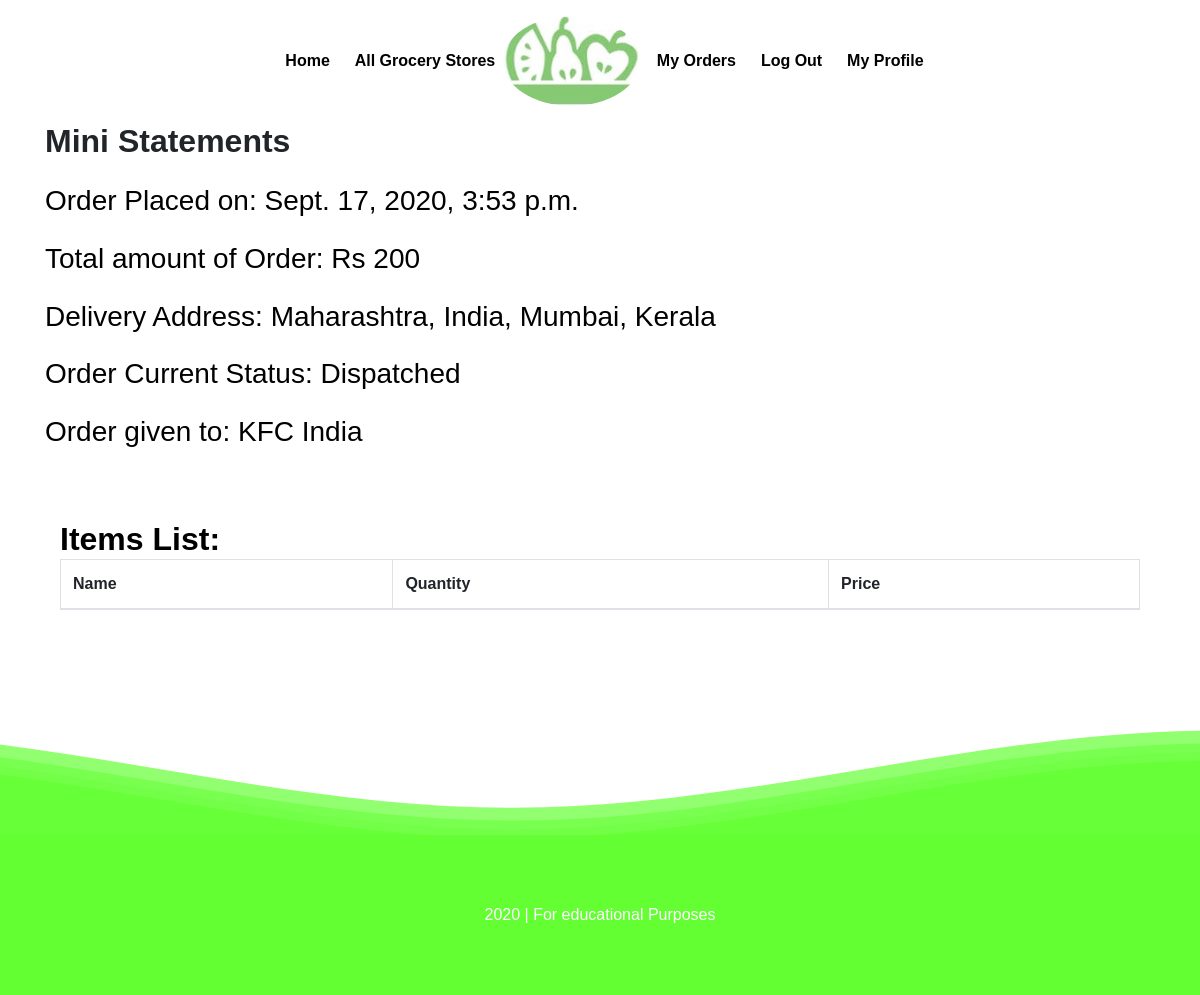
Before: /profile/user/orderhistory/ (signed in) with the older database file.
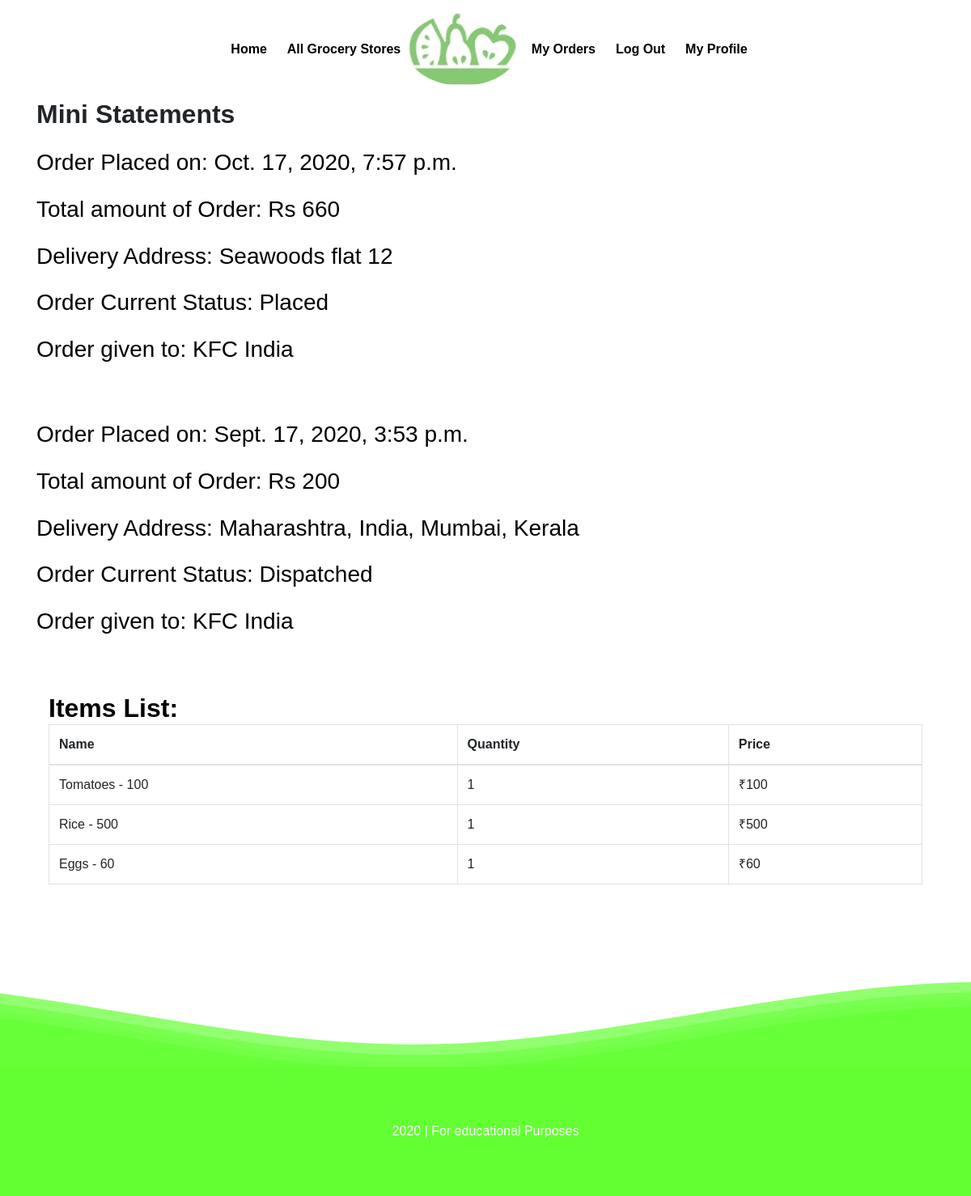
After: the same page with the newer database file.
### webapp/models.py (models this page shows, shortened)
class Order(models.Model):
    id = models.AutoField(primary_key=True)
    total_amount = models.IntegerField(default=0)
    timestamp = models.DateTimeField(auto_now_add=True)
    delivery_addr = models.CharField(max_length=50, blank=True)
    orderedBy = models.ForeignKey(User, on_delete=models.CASCADE)
    r_id = models.ForeignKey(Restaurant, on_delete=models.CASCADE)
    ORDER_STATE_WAITING = "Waiting"
    ORDER_STATE_PLACED = "Placed"
    ORDER_STATE_ACKNOWLEDGED = "Acknowledged"
    ORDER_STATE_COMPLETED = "Completed"
    ORDER_STATE_CANCELLED = "Cancelled"
    ORDER_STATE_DISPATCHED = "Dispatched"
    ORDER_STATE_CHOICES = (
        (ORDER_STATE_WAITING, ORDER_STATE_WAITING),
        (ORDER_STATE_PLACED, ORDER_STATE_PLACED),
        (ORDER_STATE_ACKNOWLEDGED, ORDER_STATE_ACKNOWLEDGED),
        (ORDER_STATE_COMPLETED, ORDER_STATE_COMPLETED),
        (ORDER_STATE_CANCELLED, ORDER_STATE_CANCELLED),
        (ORDER_STATE_DISPATCHED, ORDER_STATE_DISPATCHED)
    )
    status = models.CharField(
        max_length=50, choices=ORDER_STATE_CHOICES, default=ORDER_STATE_WAITING)

class Restaurant(models.Model):
    user = models.OneToOneField(
        settings.AUTH_USER_MODEL, on_delete=models.CASCADE)
    rname = models.CharField(max_length=100, blank=False)
    info = models.CharField(max_length=40, blank=False)
    min_ord = models.CharField(max_length=5, blank=False)
    location = models.CharField(max_length=40, blank=False)
    r_logo = models.FileField(blank=False)
    REST_STATE_OPEN = "Open"
    REST_STATE_CLOSE = "Closed"
    REST_STATE_CHOICES = (
        (REST_STATE_OPEN, REST_STATE_OPEN),
        (REST_STATE_CLOSE, REST_STATE_CLOSE)
    )
    status = models.CharField(
        max_length=50, choices=REST_STATE_CHOICES, default=REST_STATE_OPEN, blank=False)
    approved = models.BooleanField(blank=False, default=True)
    def __str__(self):
        return self.rname

class Menu(models.Model):
    id = models.AutoField(primary_key=True)
    item_id = models.ForeignKey(Item, on_delete=models.CASCADE)
    r_id = models.ForeignKey(Restaurant, on_delete=models.CASCADE)
    price = models.IntegerField(blank=False)
    quantity = models.IntegerField(blank=False, default=0)
    def __str__(self):
        return self.item_id.fname+' - '+str(self.price)

class Item(models.Model):
    objects = models.Manager()
    id = models.AutoField(primary_key=True)
    fname = models.CharField(max_length=30, blank=False)
    category = models.CharField(max_length=50, blank=False)
    image = models.FileField(blank=True)
    description = models.TextField(max_length=500, default='')

### webapp/views.py (the view)
class OrderHistoryView(TemplateView):
    template_name = 'webapp/orderhistory.html'
    def get(self, request):
        all_histories = Order.objects.all().order_by('-timestamp')
        histories = all_histories.filter(orderedBy=request.user)
        orders = Order.objects.all().order_by(
            '-timestamp').filter(orderedBy=request.user)
        corders = []
        for order in orders:
            user = User.objects.filter(id=order.orderedBy.id)
            user = user[0]
            corder = []
            if user.is_restaurant:
                corder.append(user.restaurant.rname)
                corder.append(user.restaurant.info)
            else:
                corder.append(user.customer.f_name)
            items_list = orderItem.objects.filter(ord_id=order)
            items = []
            for item in items_list:
                citem = []
                citem.append(item.item_id)
                citem.append(item.quantity)
                menu = Menu.objects.filter(id=item.item_id.id)
                citem.append(menu[0].price*item.quantity)
                menu = 0
                items.append(citem)
            corder.append(items)
            corders.append(corder)
        args = {
            'histories': histories,
            'orders': corders
        }
        return render(request, self.template_name, args)

### webapp/templates/webapp/orderhistory.html (shortened to what this page needs)
{% extends 'webapp/base.html' %}
{% block body %}
<div class="container">
    <h2 style="font-weight: bolder;">Mini Statements</h2><br>
    {% for history in histories %}
    <h3 style="color: black;">Order Placed on: {{history.timestamp}}</h3> <br>
    <h3 style="color: black;">Total amount of Order: Rs {{history.total_amount}}</h3> <br>
    <h3 style="color: black;">Delivery Address: {{history.delivery_addr}}</h3> <br>
    <h3 style="color: black;">Order Current Status: {{history.status}}</h3><br>
    <h3 style="color: black;">Order given to: {{history.r_id}}</h3>
    <br><br><br>
    {% endfor %}
    <div class="col-md-12 order-form-grid  wow fadeInLeft">
        <h2 style="color: black; font-weight: bolder;">Items List:</h2>
        <div>
            <table class="table table-hover table-bordered">
                <thead>
                    <th>
                        Name
                    </th>
                    <th>
                        Quantity
                    </th>
                    <th>
                        Price
                    </th>
                </thead>
                {% for order in orders %}
                {% for x in order.1 %}
                <tr>
                    <td>{{x.0}}</td>
                    <td>{{x.1}}</td>
                    <td>&#x20b9;{{x.2}}</td>
                </tr>
                {% endfor %}
                {% endfor %}
            </table>
        </div>
    </div>
</div>
{% endblock %}

### webapp/templates/webapp/base.html (shortened to what this page needs)
<!DOCTYPE html>
<html>
<head>
    {% load static %}
    <link rel="stylesheet" type="text/css" href="{% static 'webapp/css/bootstrap.min.css'%}">
    <link href="/static/webapp/css/style.css" rel="stylesheet" type="text/css" media="all" />
    <link rel='stylesheet' href='https://maxcdn.bootstrapcdn.com/font-awesome/4.5.0/css/font-awesome.min.css'>
    <link href="//netdna.bootstrapcdn.com/bootstrap/3.0.0/css/bootstrap-glyphicons.css" rel="stylesheet">
    <link href="static/webapp/css/animate.css" rel='stylesheet' type='text-center/css' />
    <link rel='stylesheet' href="\static\webapp\css\buttonanimation.css" />
    <link rel='stylesheet' href="\static\webapp\css\flippingcards.css" />
    <link rel='stylesheet' href="\static\webapp\css\waves.css" />
    <link rel='stylesheet' href="\static\webapp\css\logincard.css" />
</head>
<body>
    <nav class="navbar navbar-expand-lg navbar-light">
        <div class="container">
            <div class="navbar-collapse collapse dual-collapse2 order-1 order-md-0">
                <ul class="navbar-nav ml-auto text-center">
                    <li class="nav-item active">
                        <a class="nav-link text-light" href="{% url 'index' %}">
                            <font size="3">&nbsp;
                                <strong style="color: black;">
                                    Home
                                </strong>
                            </font>
                        </a>
                    </li>
                    <li class="nav-item">
                        <a class="nav-link text-light" href="{% url 'restuarant' %}">
                            <font size="3">&nbsp;
                                <strong style="color: black;">
                                    All Grocery Stores
                                </strong>
                            </font>
                        </a>
                    </li>
                </ul>
            </div>
            <div class="mx-auto my-2 order-0 order-md-1 position-relative">
                <a class="mx-auto" href="#">
                    <img src="/static/webapp/images/freshlogo.png" style="height: 90px;" alt="Home"
                        class="rounded-circle img-responsive">
                </a>
            </div>
            <div class="navbar-collapse collapse dual-collapse2 order-2 order-md-2">
                <ul class="navbar-nav mr-auto text-center">
                    {% if request.user.is_authenticated %}
                    <li class="nav-item">
                        <a class="nav-link text-light" href="{% url 'orderhistory' %}">
                            <font size="3">&nbsp;
                                <strong style="color: black;">
                                    My Orders
                                </strong>
                            </font>
                        </a>
                    </li>
                    <li class="nav-item">
                        <a class="nav-link text-light" href="{% url 'logout' %}">
                            <font size="3"> &nbsp;
                                <strong style="color: black;">
                                    Log Out
                                </strong>
                            </font>
                        </a>
                    </li>
                    <li class="nav-item">
                        <a class="nav-link text-light" href="{% url 'profile' %}">
                            <font size="3"> &nbsp;
                                <strong style="color: black;">
                                    My Profile
                                </strong>
                            </font>
                        </a>
                    </li>
                    {% endif %}
                </ul>
            </div>
        </div>
    </nav>
    {% block body %}
    {% endblock %}
    <br>
    <br>
    <br>
    <br>
    <div>
    </div>
    <div class="wavecontent flex">
        <p>2020 | For educational Purposes</p>
    </div>
</body>
</html>

### webapp/static/webapp/css/style.css (style rules this page uses)
body { padding: 0; margin: 0; font-family: "Source Sans Pro", sans-serif; }
body a { transition: 0.5s all; -webkit-transition: 0.5s all; -moz-transition: 0.5s all; -o-transition: 0.5s all; -ms-transition: 0.5s all; }
h1, h2, h3, h4, h5, h6 { margin: 0; }
p { margin: 0; }
ul { margin: 0; padding: 0; }

### webapp/static/webapp/css/waves.css (style rules this page uses)
.flex { display: flex; justify-content: center; align-items: center; text-align: center; }
.waves { position: relative; width: 100%; height: 15vh; margin-bottom: -7px; min-height: 100px; max-height: 150px; }
.wavecontent { position: relative; height: 20vh; text-align: center; color: white; background-color: rgb(99, 255, 51); }

Changed rows visible on the page:
added Order: timestamp "Oct. 17, 2020, 7:57 p.m.", total_amount "660", delivery_addr "Seawoods flat 12", status "Placed", r_id "KFC India"
added Menu: item_id+price "Tomatoes - 100", r_id "1", price "100"
added Menu: item_id+price "Rice - 500", r_id "1", price "500"
added Menu: item_id+price "Eggs - 60", r_id "1", price "60"
